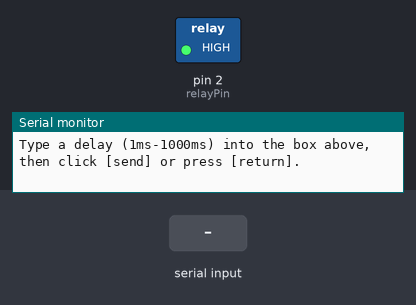
A sketch run on a simulated Arduino Uno, built with avr-gcc and run on an emulated ATmega328P. On the bench: switched loads named in the sketch (green lamp = pin HIGH), the last lines printed to the serial monitor. The test bench sets the inputs (shaded band).

Above: at 1.2 s.
1.3 s: "90,45\n" received over Serial
At 2.8 s:
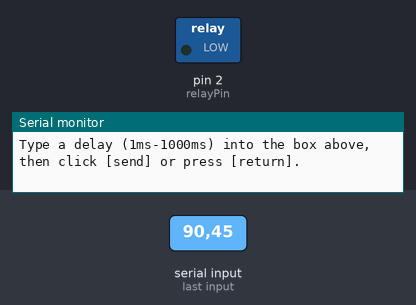
7.3 s: "30,150\n" received over Serial
At 9.4 s:
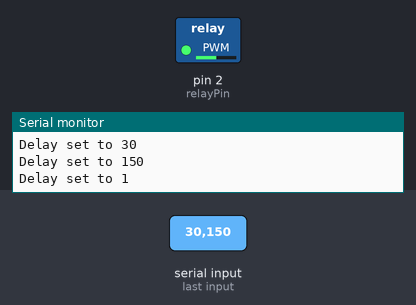
Timing chart, 0 to 10.9 s (numbered marks = the images above; inputs shaded):
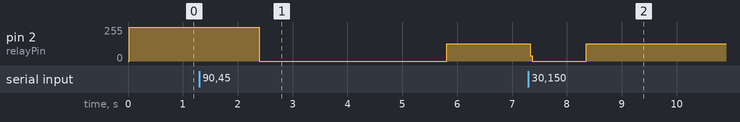

The sketch:

Circuit_13_modified.ino
```cpp
const int relayPin = 2;	    // use this pin to drive the transistor
const int timeDelayMin = 1, timeDelayMax = 250; // min and max delays for testing

void setup() {
  pinMode(relayPin, OUTPUT);  // set pin as an output
  Serial.begin(9600);
}

void loop() {
  serialDelay();
//  showDelays();
}

// Cycles through various delays for display and testing
void showDelays() {
  int t;
  for (t = pow(2,9); t > 1; t/=2) {

    Serial.print("Delay set to ");
    Serial.println(t);
    Serial.println();

    cycleRelayOnOff(relayPin, t);
    delay(500);
    cycleRelayOffOn(relayPin, t);
    delay(500);
  }
}


// Set the relay delay time for testing
void serialDelay() {
  int tdelay;

  Serial.println("Type a delay (1ms-1000ms) into the box above,");
  Serial.println("then click [send] or press [return].");
  Serial.println();

  while(true) {
    while (Serial.available() > 0) {
      tdelay = Serial.parseInt();
      tdelay = constrain(tdelay,1,1000);

      Serial.print("Delay set to ");
      Serial.println(tdelay);
      Serial.println();
    }

    cycleRelayOnOff(relayPin, tdelay);
  }
}

// Turn relay on and off with specific delay
void cycleRelayOnOff(int pin, int delaytime) {
  digitalWrite(pin, HIGH);
  delay(delaytime);
  digitalWrite(pin, LOW);
  delay(delaytime);
}

// Turn relay off and on with specific delay
void cycleRelayOffOn(int pin, int delaytime) {
  digitalWrite(pin, LOW);
  delay(delaytime);
  digitalWrite(pin, HIGH);
  delay(delaytime);
}
```

Measured:
- after the input at 7.3 s, pin 2 (relayPin): 129/255 → 0/255 at once, → 129/255 1.0 s later
